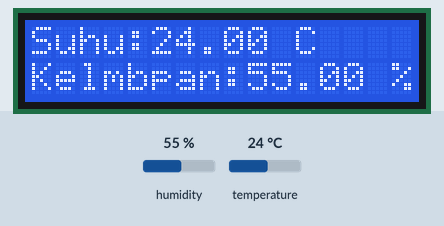
A sketch run on a simulated Arduino Uno, built with avr-gcc and run on an emulated ATmega328P. Parts: 16×2 character LCD. The test bench sets the inputs (shaded band); at power-on: humidity 55 %, temperature 24 °C. What the sketch prints to the serial monitor is not drawn.

Above: at 1.2 s.
1.3 s: humidity set to 22 %
At 4.1 s:
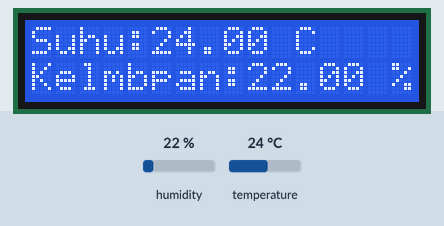
4.6 s: temperature set to 12 °C
At 8.2 s:
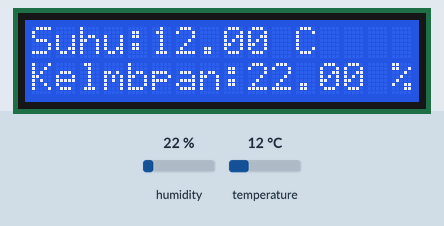
8.7 s: humidity set to 40 %
At 12.3 s:
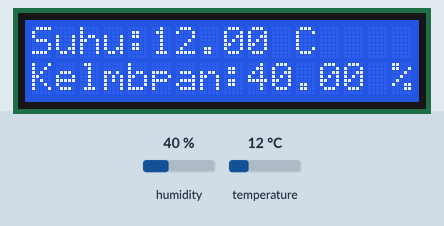
12.9 s: temperature set to 19 °C
At 16.4 s:
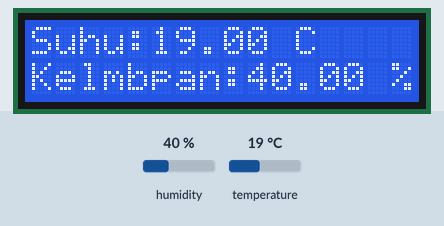
Timing chart, 0 to 17.9 s (numbered marks = the images above; inputs shaded):
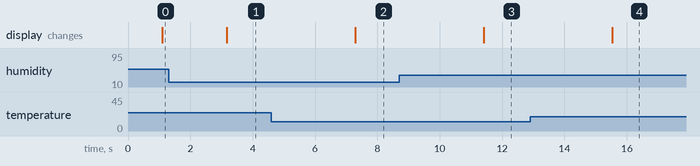

Measured:
- after the input at 1.3 s, the display: changes after 1.9 s (image 1)
- after the input at 4.6 s, the display: changes after 2.7 s (image 2)
- after the input at 8.7 s, the display: changes after 2.7 s (image 3)
- after the input at 12.9 s, the display: changes after 2.6 s (image 4)

The sketch:

sketch.ino
```cpp
#include <LiquidCrystal_I2C.h> // memasukkan library lcd
#include <DHT.h> // memasukkan library sensor dht

#define DHTPIN 8 // definisikan dhtpin di pin 9 pada arduino
#define DHTTYPE DHT22 // definisikan tipe dht yaitu dht 22
DHT dht (DHTPIN, DHTTYPE); // inisialisasi dht bisa membaca dhtpin dan dhttipe
LiquidCrystal_I2C lcd(0x27, 16, 2); // inisialisasi lcd untuk mengontrol display lcd

void setup() {
  // put your setup code here, to run once:
  Serial.begin(9600); // memulai serial monitor
  Serial.println("Sistem Monitoring Suhu dan Kelembapan"); // menampilkan pada serial monitor
  lcd.begin(16, 2); // memulai lcd dengan 16 karakter dan 2 baris
  dht.begin(); // memulai sensor dht
}

void loop() {
  // put your main code here, to run repeatedly:
  float t = dht.readTemperature(); // inisialisasi t untuk membaca suhu dan bertipe data float
  float h = dht.readHumidity(); // inisialisasi h untuk membaca kelembapan dan bertipe data float
  delay(1000); // delay 1000 milisecond atau 1 detik

// kondisi jika sensor tidak dapat membaca suhu dan kelembapan
  if (isnan (t) || isnan (h)){
    Serial.println("Sensor tidak dapat membaca"); // menampilkan string tersebut
    return;
  }

  // Menampilkan ke serial monitor
  Serial.print("Suhu :");
  Serial.print(t);
  Serial.print(" C");
  Serial.print("\n");
  Serial.print("Kelembapan :");
  Serial.print(h);
  Serial.print("%");
  Serial.print("\n");

  // Menampilkan ke lcd
  lcd.setCursor(0,0);
  lcd.print("Suhu:");
  lcd.print(t);
  lcd.print(" C");
  lcd.setCursor(0,1);
  lcd.print("Kelmbpan:");
  lcd.print(h);
  lcd.print(" %");
}
```
